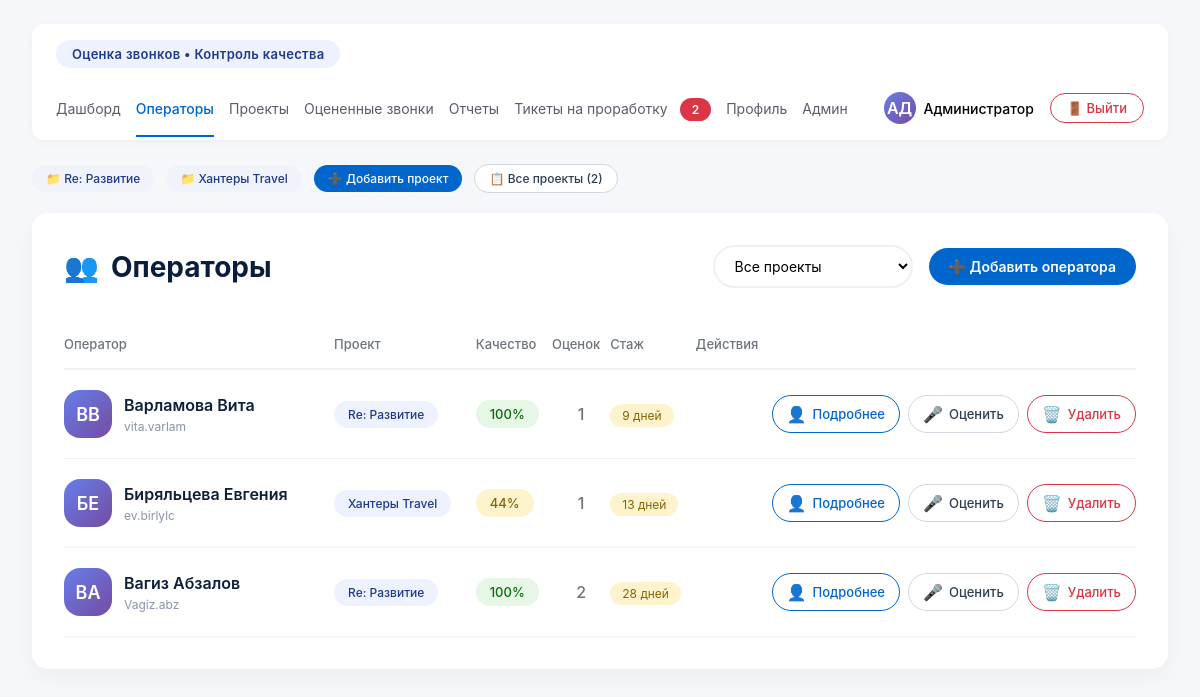
/operators (signed in), run on the app's committed database.
### database.py (models this page shows)
class User(Base):
    __tablename__ = "users"
    id = Column(Integer, primary_key=True)
    full_name = Column(String, nullable=False)
    login = Column(String, unique=True, nullable=False)
    password_hash = Column(String, nullable=True)
    role = Column(String, nullable=False, default=UserRole.CONTROLLER.value)
    email = Column(String, nullable=True)
    avatar_letters = Column(String(2), nullable=True)
    is_active = Column(Boolean, default=True)
    created_at = Column(DateTime, default=datetime.utcnow)
    evaluations_given = relationship("Evaluation", back_populates="evaluator")
    managed_projects = relationship("Project", secondary="project_managers", back_populates="managers")
    manager_links = relationship("ProjectManager", back_populates="user", overlaps="managed_projects,managers")

class Project(Base):
    __tablename__ = "projects"
    id = Column(Integer, primary_key=True)
    name = Column(String, unique=True, nullable=False)
    description = Column(String, nullable=True)
    is_active = Column(Boolean, default=True)
    created_at = Column(DateTime, default=datetime.utcnow)
    operators = relationship("Operator", back_populates="project")
    metric_blocks = relationship("MetricBlock", back_populates="project", cascade="all, delete-orphan")
    managers = relationship("User", secondary="project_managers", back_populates="managed_projects")
    topics = relationship("Topic", back_populates="project", cascade="all, delete-orphan")
    manager_links = relationship("ProjectManager", back_populates="project", overlaps="managers,managed_projects")

class Operator(Base):
    __tablename__ = "operators"
    id = Column(Integer, primary_key=True)
    full_name = Column(String, nullable=False)
    login = Column(String, unique=True, nullable=False)
    avatar_letters = Column(String(2))
    hire_date = Column(Date, nullable=True)
    experience_days = Column(Integer, default=0)
    total_evaluations = Column(Integer, default=0)
    avg_quality = Column(Float, default=0.0)
    avg_call_duration = Column(Integer, default=0)  # Средняя длительность звонка в секундах
    project_id = Column(Integer, ForeignKey("projects.id"), nullable=False)
    is_active = Column(Boolean, default=True)
    created_at = Column(DateTime, default=datetime.utcnow)
    project = relationship("Project", back_populates="operators")
    evaluations = relationship("Evaluation", back_populates="operator")

### main.py (the view)
@app.get("/operators", response_class=HTMLResponse)
async def operators_page(
    request: Request,
    project_id: Optional[int] = None,
    current_user: User = Depends(get_current_user),
    db: Session = Depends(get_db)
):
    query = db.query(Operator).filter(Operator.is_active == True)
    if project_id:
        query = query.filter(Operator.project_id == project_id)
    operators = query.all()
    projects = db.query(Project).filter(Project.is_active == True).all()
    for operator in operators:
        stats = get_operator_stats(operator.id, period_days=30)
        operator.avg_quality_30d = stats['avg_quality'] if stats else 0
        operator.evaluations_count_30d = stats['evaluations_count'] if stats else 0
    tickets_count = get_active_tickets_count(db)
    return templates.TemplateResponse(
        "operators.html",
        {
            "request": request,
            "user": current_user,
            "operators": operators,
            "projects": projects,
            "selected_project": project_id,
            "today": date.today().strftime('%Y-%m-%d'),
            "tickets_count": tickets_count,
            "date": date
        }
    )

### templates/operators.html (shortened to what this page needs)
<!DOCTYPE html>
<html lang="ru">
<head>
</head>
<body>
    <div class="top-nav">
        <div class="project-badge">Оценка звонков • Контроль качества</div>
        <div class="nav-links">
            <a href="/" class="nav-item {% if request.url.path == '/' %}active{% endif %}">Дашборд</a>
            <a href="/operators" class="nav-item {% if request.url.path == '/operators' %}active{% endif %}">Операторы</a>
            <a href="/projects" class="nav-item {% if request.url.path == '/projects' %}active{% endif %}">Проекты</a>
            <a href="/evaluations" class="nav-item {% if request.url.path == '/evaluations' %}active{% endif %}">Оцененные звонки</a>
            <a href="/reports" class="nav-item {% if request.url.path == '/reports' %}active{% endif %}">Отчеты</a>
            <a href="/tickets" class="nav-item {% if request.url.path == '/tickets' %}active{% endif %}">
                Тикеты на проработку
                <span class="tickets-badge">{{ tickets_count|default(0) }}</span>
            </a>
            <a href="/auth/profile" class="nav-item {% if request.url.path == '/auth/profile' %}active{% endif %}">Профиль</a>
            {% if user and user.role == 'admin' %}
            <a href="/admin" class="nav-item {% if request.url.path == '/admin' %}active{% endif %}">Админ</a>
            {% endif %}
        </div>
        <div class="user-rating">
            <div class="user-info">
                <div class="user-avatar">
                    {% if user and user.avatar_letters %}
                        {{ user.avatar_letters }}
                    {% elif user and user.full_name %}
                        {{ user.full_name[:2]|upper }}
                    {% else %}
                        АД
                    {% endif %}
                </div>
                <span style="font-size: 14px; font-weight: 500;">
                    {% if user and user.full_name %}
                        {{ user.full_name.split()[0] }}
                    {% else %}
                        Админ
                    {% endif %}
                </span>
            </div>
            <button class="logout-btn" type="button" onclick="showLogoutModal()">
                🚪 Выйти
            </button>
        </div>
    </div>
    <div class="projects-strip">
        {% for project in projects %}
            <a href="/project/{{ project.id }}" class="project-tag" style="background: #f0f3fa;">
                📁 {{ project.name }}
            </a>
        {% else %}
            <span class="project-tag" style="background: #f0f3fa;">📁 Нет проектов</span>
        {% endfor %}
        {% if user and user.role in ['admin', 'controller'] %}
        <span class="project-tag add" onclick="window.location.href='/projects'">➕ Добавить проект</span>
        {% endif %}
        <span class="project-tag all" onclick="window.location.href='/projects'">
            📋 Все проекты ({{ projects|length }})
        </span>
    </div>
    <div class="operators-container">
        <div class="operators-header">
            <h1>
                <span>👥</span>
                Операторы
            </h1>
            <div class="filters">
                <select class="filter-select" id="projectFilter">
                    <option value="">Все проекты</option>
                </select>
                {% if user and user.role in ['admin', 'controller'] %}
                <button class="btn btn-primary" id="addOperatorBtn">
                    ➕ Добавить оператора
                </button>
                {% endif %}
            </div>
        </div>
        {% if operators %}
        <div style="overflow-x: auto;">
            <table class="operators-table">
                <thead>
                    <tr>
                        <th>Оператор</th>
                        <th>Проект</th>
                        <th>Качество</th>
                        <th>Оценок</th>
                        <th>Стаж</th>
                        <th>Действия</th>
                    </tr>
                </thead>
                <tbody>
                    {% for operator in operators %}
                    <tr>
                        <td>
                            <a href="/operator/{{ operator.id }}" style="text-decoration: none; color: inherit;">
                                <div class="operator-cell">
                                    <div class="operator-avatar">
                                        {{ operator.avatar_letters or operator.full_name[:2] }}
                                    </div>
                                    <div class="operator-info">
                                        <div class="operator-name">{{ operator.full_name }}</div>
                                        <div class="operator-login">{{ operator.login }}</div>
                                    </div>
                                </div>
                            </a>
                        </td>
                        <td>
                            <span class="project-tag">{{ operator.project.name }}</span>
                        </td>
                        <td>
                            {% if operator.avg_quality_30d %}
                                {% if operator.avg_quality_30d < 70 %}
                                    <span class="quality-badge quality-badge-low">{{ operator.avg_quality_30d|round|int }}%</span>
                                {% else %}
                                    <span class="quality-badge">{{ operator.avg_quality_30d|round|int }}%</span>
                                {% endif %}
                            {% else %}
                                <span style="color: #8a94a6;">—</span>
                            {% endif %}
                        </td>
                        <td style="color: #6c757d; font-weight: 500; text-align: center;">
                            {{ operator.evaluations_count_30d or 0 }}
                        </td>
                        <td>
                            {% if operator.hire_date %}
                            <span class="experience-badge">
                                {{ operator.experience_days }} дней
                            </span>
                            {% else %}
                            <span style="color: #8a94a6;">—</span>
                            {% endif %}
                        </td>
                        <td>
                            <div class="action-buttons">
                                <a href="/operator/{{ operator.id }}" class="btn-icon details">
                                    <span style="font-size: 16px;">👤</span> Подробнее
                                </a>
                                <a href="/evaluate/{{ operator.id }}" class="btn-icon">
                                    <span style="font-size: 16px;">🎤</span> Оценить
                                </a>
                                {% if user and user.role in ['admin', 'controller'] %}
                                <button class="btn-icon delete"
                                        data-operator-id="{{ operator.id }}"
                                        data-operator-name="{{ operator.full_name }}">
                                    <span style="font-size: 16px;">🗑️</span> Удалить
                                </button>
                                {% endif %}
                            </div>
                        </td>
                    </tr>
                    {% endfor %}
                </tbody>
            </table>
        </div>
        {% endif %}
    </div>
</body>
</html>

### data on the page
User: avatar_letters "АД", full_name "Администратор"
Project: name "Re: Развитие"
Project: name "Хантеры Travel"
Operator: avatar_letters "ВВ", full_name "Варламова Вита", login "vita.varlam", project.name "Re: Развитие", avg_quality_30d "100", evaluations_count_30d "1", experience_days "9"
Operator: avatar_letters "БЕ", full_name "Биряльцева Евгения", login "ev.birlylc", project.name "Хантеры Travel", avg_quality_30d "44", evaluations_count_30d "1", experience_days "13"
Operator: avatar_letters "ВА", full_name "Вагиз Абзалов", login "Vagiz.abz", project.name "Re: Развитие", avg_quality_30d "100", total_evaluations "2", experience_days "28"

### other printed values
{{ tickets_count|default(0) }} "2"
{{ projects|length }} "2"
